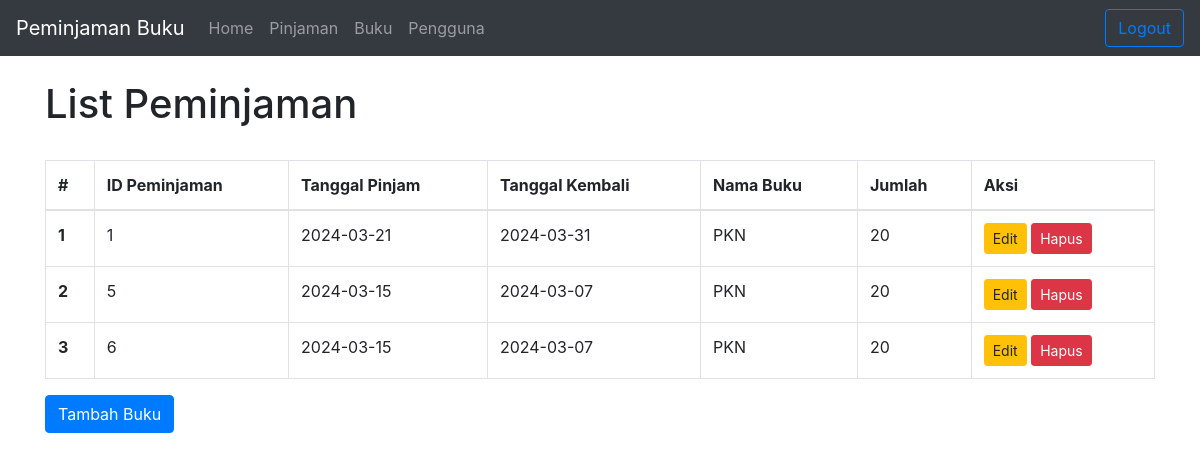
/pinjaman.php (signed in), run on the app's committed database.
### tables this page shows
CREATE TABLE `peminjaman` (
  `id` int(11) NOT NULL,
  `tgl_pinjam` varchar(64) NOT NULL,
  `tgl_kembali` varchar(64) NOT NULL,
  `kode_buku` varchar(255) NOT NULL,
  `nama_buku` varchar(255) NOT NULL,
  `jumlah` int(20) NOT NULL
);

### pinjaman.php (the view, shortened to what this page needs)
<?php
include("database.php");
?>
<!doctype html>
<html lang="en">
  <head>
    <link rel="stylesheet" href="https://cdn.jsdelivr.net/npm/bootstrap@4.6.2/dist/css/bootstrap.min.css">
  </head>
  <body>
  <?php
        include("navbar.php");
        $query = "SELECT * FROM peminjaman";
        $result = mysqli_query($dbconnect, $query);
    ?>
<div class="container">
  <br>
<h1>List Peminjaman</h1>
<br>
<table class="table table-bordered">
  <thead>
    <tr>
      <th scope="col">#</th>
      <th scope="col">ID Peminjaman</th>
      <th scope="col">Tanggal Pinjam</th>
      <th scope="col">Tanggal Kembali</th>
      <th scope="col">Nama Buku</th>
      <th scope="col">Jumlah</th>
      <th scope="col">Aksi</th>
    </tr>
  </thead>
  <tbody>
    <?php
      $i = 1;
      while($row = mysqli_fetch_assoc($result)) {
    ?>
    <tr>
      <th scope="row"><?php echo $i++; ?></th>
      <td><?php echo $row['id']; ?></td>
      <td><?php echo $row['tgl_pinjam']; ?></td>
      <td><?php echo $row['tgl_kembali']; ?></td>
      <td><?php echo $row['nama_buku']; ?></td>
      <td><?php echo $row['jumlah']; ?></td>
      <td><a href='edit1.php?id=<?php echo $row['id']; ?>' class='btn btn-warning btn-sm'>Edit</a> <a href='delete1.php?id=<?php echo $row['id']; ?>' class='btn btn-danger btn-sm'>Hapus</a></td>
    </tr>
    <?php } ?>
  </tbody>
</table>
<a href="bukuadd.php" class="btn btn-primary">Tambah Buku</a>
  </body>
</html>

### navbar.php (shortened to what this page needs)
<!doctype html>
<html lang="en">
<head>
    <link rel="stylesheet" href="https://cdn.jsdelivr.net/npm/bootstrap@4.6.2/dist/css/bootstrap.min.css">
</head>
<body>
<nav class="navbar navbar-expand-lg navbar-dark bg-dark">
    <a class="navbar-brand" href="#">Peminjaman Buku</a>
    <div class="collapse navbar-collapse" id="navbarNav">
        <ul class="navbar-nav mr-auto">
            <li class="nav-item">
                <a class="nav-link" href="index.php">Home</a>
            </li>
            <li class="nav-item">
                <a class="nav-link" href="pinjaman.php">Pinjaman</a>
            </li>
            <li class="nav-item">
                <a class="nav-link" href="buku.php">Buku</a>
            </li>
            <li class="nav-item">
                <a class="nav-link" href="user.php">Pengguna</a>
            </li>
        </ul>
        <a href="logout.php"><button class="btn btn-outline-primary my-2 my-sm-0">Logout</button></a>
    </div>
</nav>
  </body>
</html>

### data on the page
peminjaman: id "1", tgl_pinjam "2024-03-21", tgl_kembali "2024-03-31", nama_buku "PKN", jumlah "20"
peminjaman: id "5", tgl_pinjam "2024-03-15", tgl_kembali "2024-03-07", nama_buku "PKN", jumlah "20"
peminjaman: id "6", tgl_pinjam "2024-03-15", tgl_kembali "2024-03-07", nama_buku "PKN", jumlah "20"
